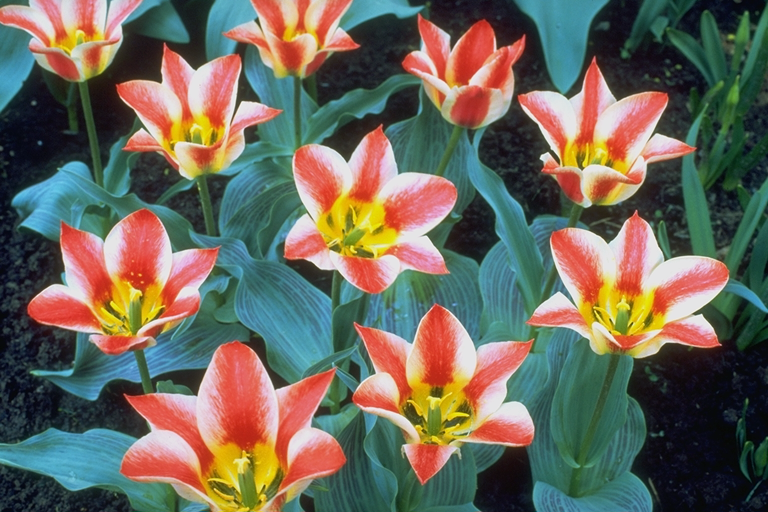
%> input picture tulips.png, 768 x 512 px
$ octave --eval "result = JPEG('tulips.png');"   (GNU Octave 9; MATLAB toolbox functions it lacks are replaced by stand-ins)
%> lines starting %> are read from the running program, lines starting %| are printed output that depends on the picture
% CS443-01
% Project: JPEG Implementation
% Team 1 - Jordan Biffle, Keyara Coleman, Tyler Goodwyn
% Leonie Nutz, Nicholas Zwolinski


function o=JPEG(image)
%> called with image = 'tulips.png'
    close all;
    % clear all;
    clc;


    %% Read Image
    %I = imread('tulips.png');
    I = imread(image); % will be padded if necessary
%> I is the input picture: size 512x768x3 uint8; mean R, G, B 109.5, 104, 91.1
    ogIMG = I; % will be used for error calculation
    figure(1);
    subplot(4,3,1),imshow(I),title("Original image");


    %% pad the image to make pixels in multiples of 16
    [m,n,~]=size(I);
%> m = 512; n = 768
    pad_x = rem(m,16);
%> pad_x = 0
    pad_y = rem(n,16);
%> pad_y = 0
    if pad_x ~= 0
        pad_x = 16 - pad_x;
    end
    if pad_y ~= 0
        pad_y = 16 - pad_y;
    end
    I = padarray(I,[pad_x/2 pad_y/2 0],'replicate','both');

    %% Output and show first 8x8 block before step 1

    blockBeforeS1=I(1:8,1:8,:);
    blockBeforeS1(:,:,1)
%> ans = [54 49 46 46 50 50 52 53; 45 47 49 49 51 53 53 58; 49 51 51 51 53 54 55 57; 48 54 54 56 57 59 62 62; 54 56 57 59 60 62 64 72; 66 67 68 72 82 96 112 131; 69 80 99 129 158 175 185 195; 103 139 175 195 203 207 202 200]
    figure(1);
    subplot(4,3,2),imshow(blockBeforeS1),title("First 8x8 block before stage 1");
    f=split(image,".");
    imwrite(blockBeforeS1,append("input_",f(1),"_8x8_S1.png"));


    %% convert image to YCbCr format
    I2 = rgb2ycbcr(I);
%> I2: size 512x768x3 uint8; mean of channels 1, 2, 3 105.5, 121.5, 131.3
    %figure(2);
    %imshow(I2);

    %% Output and show first 8x8 block after step 1
    blockAfterS1=I2(1:8,1:8,:);
    blockAfterS1(:,:,1)
%> ans = [89 82 76 75 79 79 80 81; 78 78 78 76 78 80 80 84; 78 78 78 78 80 81 82 82; 76 80 80 80 81 81 82 80; 80 80 81 81 80 79 79 83; 83 81 80 82 89 99 112 125; 82 86 98 121 145 159 168 174; 98 124 153 170 178 183 180 176]
    figure(1);
    subplot(4,3,3),imshow(blockAfterS1),title("First 8x8 block after S1");
    imwrite(blockAfterS1,append("output_",f(1),"_8x8_S1.png"));

    %% Output image after step 1
    imwrite(I2,append("output_",f(1),"_S1.png"));

    %% Perform chroma subsampling 4:2:0 on color components Cb and Cr individually
    % Downsample from [m,n] to [m/2, n/2]
    nY = I2(:,:,1);
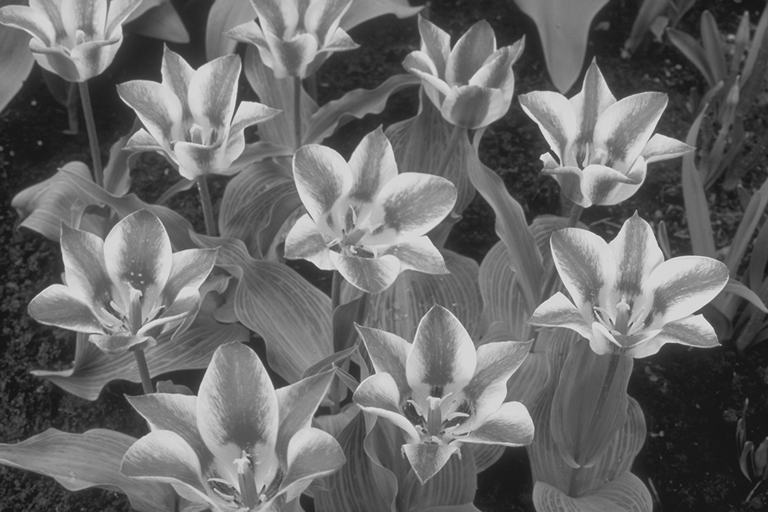
%> nY: size 512x768 uint8; min 19, max 225, mean 105.5
    nCb=downSample420(I2(:,:,2));
    nCr=downSample420(I2(:,:,3));
%> in downSample420 (call 2), `new_Im=I;`:
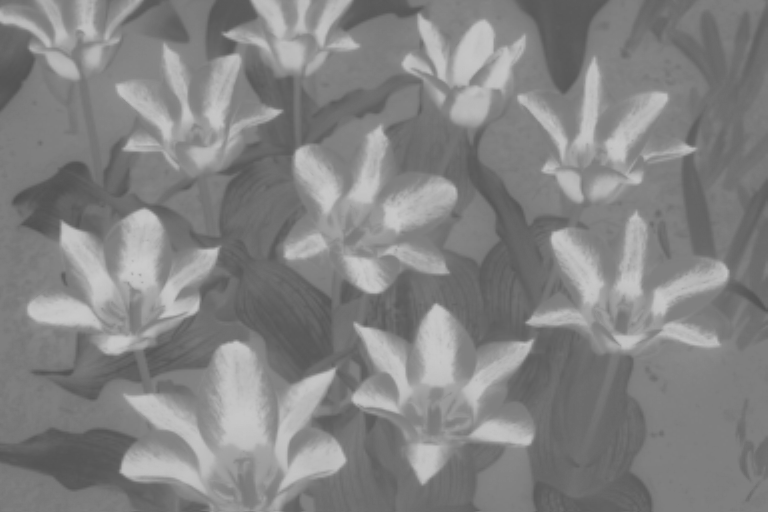
%> new_Im: size 512x768 uint8; min 81, max 202, mean 131.3

    %% Output first 8x8 block and image after step 2, also show first 8x8 block after step 2
    imAfterS2=cat(3,nY,nCb,nCr);
%> imAfterS2: size 512x768x3 uint8; mean of channels 1, 2, 3 105.5, 121.3, 131.1
    imwrite(imAfterS2,append("output_",f(1),"_S2.png"));
    blockAfterS2=imAfterS2(1:8,1:8,:);
    blockAfterS2(:,:,1)
    figure(1);
    subplot(4,3,4),imshow(blockAfterS2),title("First 8x8 block after S2");
    imwrite(blockAfterS2,append("output_",f(1),"_8x8_S2.png"));


    %% Performing dct in blocks of 8x8
    % 8 is the size of the 8x8 block being DCTed.
    C = create_c_matrix(8);

    nnY = perform_dct(nY,C);
    nnCb = perform_dct(nCb,C);
%> in perform_dct (call 2), `new_Im = blockproc(I,[8 8],dct);`:
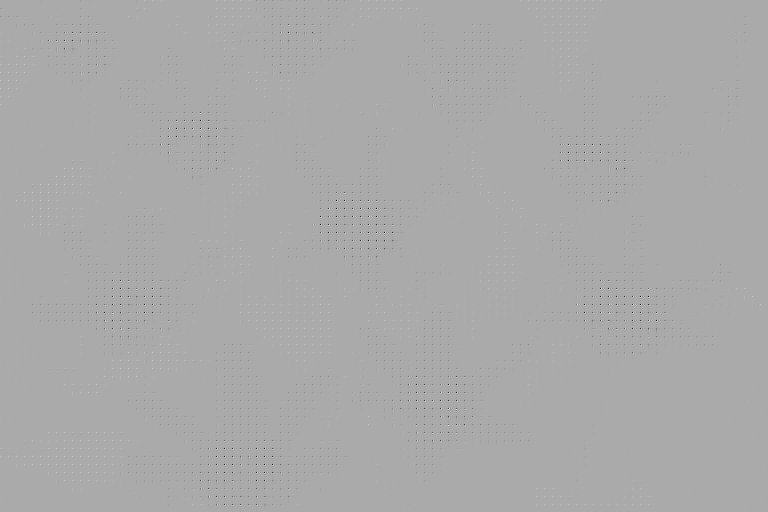
%> new_Im: size 512x768 double; min -664.2, max 328.9, mean -0.8; drawn with min black and max white
    nnCr = perform_dct(nCr,C);
%> in perform_dct (call 3), `I=double(I) - 128;`:
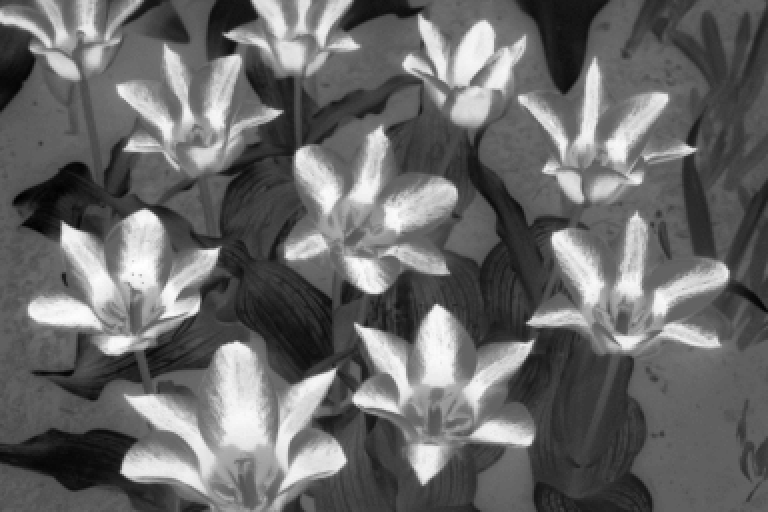
%> I: size 512x768 double; min -47, max 74, mean 3.1; drawn with min black and max white
%> in perform_dct (call 3), `new_Im = blockproc(I,[8 8],dct);`:
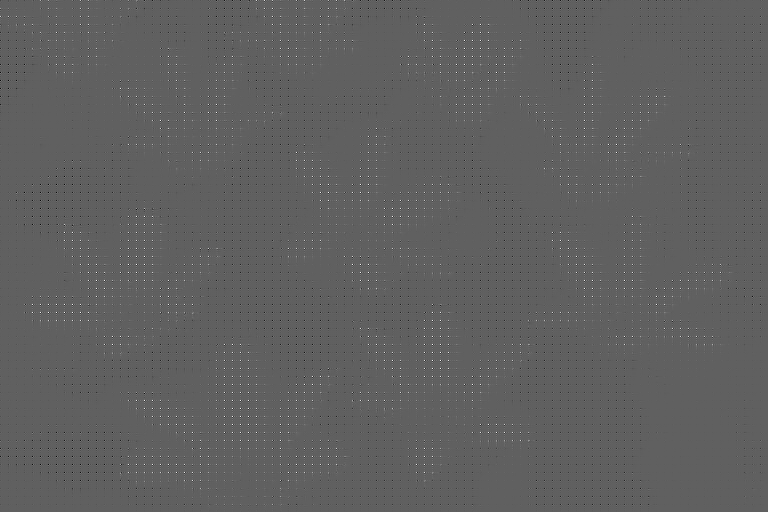
%> new_Im: size 512x768 double; min -311.3, max 513.3, mean 0.4; drawn with min black and max white

    %% Output first 8x8 block and image after step 3, also show first 8x8 block after step 3
    imAfterS3=cat(3,nnY,nnCb,nnCr);
%> imAfterS3: size 512x768x3 double; mean of channels 1, 2, 3 -2.8, -0.8, 0.4
    imwrite(imAfterS3,append("output_",f(1),"_S3.png"));
    blockAfterS3=imAfterS3(1:8,1:8,:);
    blockAfterS3(:,:,1)
%> ans = [-294.8 41.72 -48 12.12 -28.4 -4.3 -19.1 -10.57; -20.99 87.94 -17.71 25.3 -8.49 12.24 -0.573 5.87; 54.21 -92.24 20.29 -20.29 10.47 -11.27 3.21 -3.28; -77.33 67.97 2.31 15.47 0.157 6.43 0.562 3.41; 28.11 -9.49 -18.23 -2.26 -6.27 -0.682 -2.17 -1.56; -30.22 -0.998 9.5 7.58 3.85 1.56 -1.29 0.812; -4.41 11.08 -1.3 -1.58 -2.86 0.697 -1.15 0.0117; -14.07 4.01 -2.84 6.1 0.934 2.16 -0.352 0.967]
    figure(1);
    subplot(4,3,5),imshow(blockAfterS3),title("First 8x8 block after S3");
    imwrite(blockAfterS3,append("output_",f(1),"_8x8_S3.png"));


    %% Quantization matrices

    Y_Table=[16 11  10  16 24  40  51 61
            12  12  14 19  26  58 60  55
            14  13  16 24  40  57 69  56
            14  17  22 29  51  87 80  62
            18  22  37 56  68 109 103 77
            24  35  55 64  81 104 113 92
            49  64  78  87 103 121 120 101
            72  92  95  98 112 100 103  99];%Luminance quantization table

    CbCr_Table=[17, 18, 24, 47, 99, 99, 99, 99;
                18, 21, 26, 66, 99, 99, 99, 99;
                24, 26, 56, 99, 99, 99, 99, 99;
                47, 66, 99 ,99, 99, 99, 99, 99;
                99, 99, 99, 99, 99, 99, 99, 99;
                99, 99, 99, 99, 99, 99, 99, 99;
                99, 99, 99, 99, 99, 99, 99, 99;
                99, 99, 99, 99, 99, 99, 99, 99];%Color difference quantization table

    %% Performing quantization
    nnnY = perform_quantization(nnY,Y_Table);
    nnnCb = perform_quantization(nnCb,CbCr_Table);
    nnnCr = perform_quantization(nnCr,CbCr_Table);


    %% Output first 8x8 block and image after step 4, also show first 8x8 block after step 4
    imAfterS4=cat(3,nnnY,nnnCb,nnnCr);
%> imAfterS4: size 512x768x3 double; mean of channels 1, 2, 3 -0.1, 0, 0
    imwrite(imAfterS4,append("output_",f(1),"_S4.png"));
    blockAfterS4=imAfterS4(1:8,1:8,:);
    blockAfterS4(:,:,1)
%> ans = [-18 4 -5 1 -1 0 0 0; -2 7 -1 1 0 0 0 0; 4 -7 1 -1 0 0 0 0; -6 4 0 1 0 0 0 0; 2 0 0 0 0 0 0 0; -1 0 0 0 0 0 0 0; 0 0 0 0 0 0 0 0; 0 0 0 0 0 0 0 0]
    figure(1);
    subplot(4,3,6),imshow(blockAfterS4),title("First 8x8 block after S4");
    imwrite(blockAfterS4,append("output_",f(1),"_8x8_S4.png"));


    %% Output and show image output by major Step 1
    % [8 lines of commented-out code are left out]

    %% Now performing all steps in reverse
    % Performing Inverse quantization

    new_nnnY = perform_inverse_quantization(nnnY,Y_Table);
    new_nnnCb = perform_inverse_quantization(nnnCb,CbCr_Table);
    new_nnnCr = perform_inverse_quantization(nnnCr,CbCr_Table);


    %% Output first 8x8 block and image after step 5, also show first 8x8 block after step 5
    imAfterS5=cat(3,new_nnnY,new_nnnCb,new_nnnCr);
%> imAfterS5: size 512x768x3 double; mean of channels 1, 2, 3 -2.6, -0.6, 0.2
    imwrite(imAfterS5,append("output_",f(1),"_S5.png"));
    blockAfterS5=imAfterS5(1:8,1:8,:);
    blockAfterS5(:,:,1)
%> ans = [-288 44 -50 16 -24 0 0 0; -24 84 -14 19 0 0 0 0; 56 -91 16 -24 0 0 0 0; -84 68 0 29 0 0 0 0; 36 0 0 0 0 0 0 0; -24 0 0 0 0 0 0 0; 0 0 0 0 0 0 0 0; 0 0 0 0 0 0 0 0]
    figure(1);
    subplot(4,3,7),imshow(blockAfterS5),title("First 8x8 block after S5");
    imwrite(blockAfterS5,append("output_",f(1),"_8x8_S5.png"));
    %% Performing Inverse DCT

    new_nnY = perform_inverse_dct(new_nnnY,C);
    new_nnCb = perform_inverse_dct(new_nnnCb,C);
    new_nnCr = perform_inverse_dct(new_nnnCr,C);


    %% Output first 8x8 block and image after step 6, also show first 8x8 block after step 6
    imAfterS6=cat(3,new_nnY,new_nnCb,new_nnCr);
    imwrite(imAfterS6,append("output_",f(1),"_S6.png"));
    blockAfterS6=imAfterS6(1:8,1:8,:);
    blockAfterS6(:,:,1)
    figure(1);
    subplot(4,3,8),imshow(blockAfterS6),title("First 8x8 block after S6");
    imwrite(blockAfterS2,append("output_",f(1),"_8x8_S6.png"));
    %% Upsample from [m/2,n/2] to [m, n]


    % [7 lines of commented-out code are left out]

    %% Concatenating, and reconverting to RGB


    final_im = cat(3,new_nnY,new_nnCb,new_nnCr);
    final_im = ycbcr2rgb(final_im);


    %% Output and show first 8x8 block after step 7

    blockAfterS7=final_im(1:8,1:8,:);
    blockAfterS7(:,:,1)
    figure(1);
    subplot(4,3,9),imshow(blockAfterS7),title("First 8x8 block after S7");
    imwrite(blockAfterS2,append("output_",f(1),"_8x8_S7.png"));

    %% Removing padding

    final_im = final_im((pad_x/2)+1:(pad_x/2)+m , (pad_y/2)+1:(pad_y/2)+n , :);

    %% Show and output first 8x8 block after step 2 and final image

    figure(1);
    subplot(4,3,10),imshow(final_im),title("Final image");

    %imwrite(final_im,'tulips_new.png');
    imwrite(final_im,append("output_",f(1),".png"));

    o=final_im;
    %% Error calculations
    % this function returns the PSNR, displays the error map
    psnr = calculate_errors(ogIMG, final_im);
    disp("PSNR = "+psnr)
    function C = create_c_matrix(N)
        % N is the size of the NxN block being DCTed.
        % Create C
        C = zeros(N,N);
        for mm = 0:1:N-1
            for nn = 0:1:N-1
                if nn == 0
                k = sqrt(1/N);
                else
                k = sqrt(2/N);
                end
            C(mm+1,nn+1) = k*cos( ((2*mm+1)*nn*pi) / (2*N));
            end
        end
    end
    function [new_Im]=downSample420(I)
         new_Im=I;
         [rows,cols,~]=size(new_Im);
         for i=1:2:rows % for every 2x4 block of pixels
           for j=1:4:cols % for every 2x4 block of pixels
              if (i+1<=rows && j+3<=cols)  % if the block fits within the bounds of the image
                  new_Im(i,j+1)=new_Im(i,j); % sets the Cr value of the 2nd pixel of the top row to the Cr value of the 1st pixel of the top row
                  new_Im(i,j+3)=new_Im(i,j+2); % sets the Cr value of the 4th pixel of the top row to the Cr value of the 3rd pixel of the top row
                  new_Im(i+1,j)=new_Im(i,j); % sets the Cr value of the 1st pixel of the bottom row to the Cr value of the 1st pixel of the top row
                  new_Im(i+1,j+1)=new_Im(i,j); % sets the Cr value of the 2nd pixel of the bottom row to the Cr value of the 1st pixel of the top row
                  new_Im(i+1,j+2)=new_Im(i,j+2); % sets the Cr value of the 3rd pixel of the bottom row to the Cr value of the 3rd pixel of the top row
                  new_Im(i+1,j+3)=new_Im(i,j+2); % sets the Cr value of the 4th pixel of the bottom row to the Cr value of the 3rd pixel of the top row
              elseif (i==rows && j+3<=cols) % if only a 1x4 block fits
                  new_Im(i,j+1)=new_Im(i,j);
                  new_Im(i,j+3)=new_Im(i,j+2);
              elseif (i+1<=rows && j+1<=cols) % if only a 2x2 or 2x3 block fits
                  new_Im(i,j+1)=new_Im(i,j);
                  new_Im(i+1,j)=new_Im(i,j);
                  new_Im(i+1,j+1)=new_Im(i,j);
              elseif (i==rows && j+1<=cols) % if only a 1x2 or 1x3 block fits
                  new_Im(i,j+1)=new_Im(i,j);
              elseif (i+1<=rows) % if only a 2x1 block fits
                  new_Im(i+1,j)=new_Im(i,j);
              end
           end
         end
        new_Im=uint8(new_Im);
    end
    function [new_Im]=perform_dct(I,C)

        % function for performing dct
        dct = @(block_struct) C * block_struct.data * C';

        I=double(I) - 128;  %Level shift128Gray levels

        % performing dct in blocks of 8x8,
        new_Im = blockproc(I,[8 8],dct);

    end
    function [new_Im]=perform_inverse_dct(I,C)

        % function for performing inverse dct
        invdct = @(block_struct) C' * block_struct.data * C;

        % performing inverse dct in blocks of 8x8,
        % then rounding result, then converting to uint8
        new_Im = round(blockproc(I,[8 8],invdct));

        % reversing gray level shift
        new_Im = uint8(new_Im + 128);
%> new_Im: size 512x768 uint8

        % limiting out of range pixel values
        [row,column]=size(new_Im);
%> row = 512; column = 768
        for i=1:row
            for j=1:column
                if new_Im(i,j)>255
                    new_Im(i,j)=255;
                elseif new_Im(i,j)<0
                    new_Im(i,j)=0;
                end
            end
        end

    end
    function [new_Im]=perform_inverse_quantization(I,quan_mat)

        % function for performing quantization
        qua_func = @(block_struct) block_struct.data .* quan_mat;

        new_Im = blockproc(I,[8 8],qua_func);

    end
    function [new_Im]=perform_quantization(I,quan_mat)

        % function for performing quantization
        qua_func = @(block_struct) round(block_struct.data ./ quan_mat);

        new_Im = blockproc(I,[8 8],qua_func);

    end
    function [new_Im]=upSample420(I,V)
        % Size of Input Image
        % m = no of Rows
        % n= no of Columns
        [mm,nn]=size(I);
        r=1;
        %Upsample Image from [m/2,n/2] to [m,n]
        for i=1:V(1)
            c=1;
            for j=1:V(2)
                new_Im(i,j)=I(round(i/2),round(j/2));
                c=c+1;
            end
            r=r+1;
        end
    end

    function [psnr] = calculate_errors(ogIMG, finalIMG)
        ogIMG = rgb2gray(ogIMG);
        finalIMG = rgb2gray(finalIMG);
        diffIMG = imabsdiff(ogIMG,finalIMG);
        mse = immse(finalIMG, ogIMG);
        disp("MSE = " + mse);
        psnr = 20 * log10(255/sqrt(mse));
        subplot(4,3,11),imagesc(diffIMG);
        colorbar;
    end
end
%> in perform_inverse_dct (call 2), `new_Im = round(blockproc(I,[8 8],invdct));`:
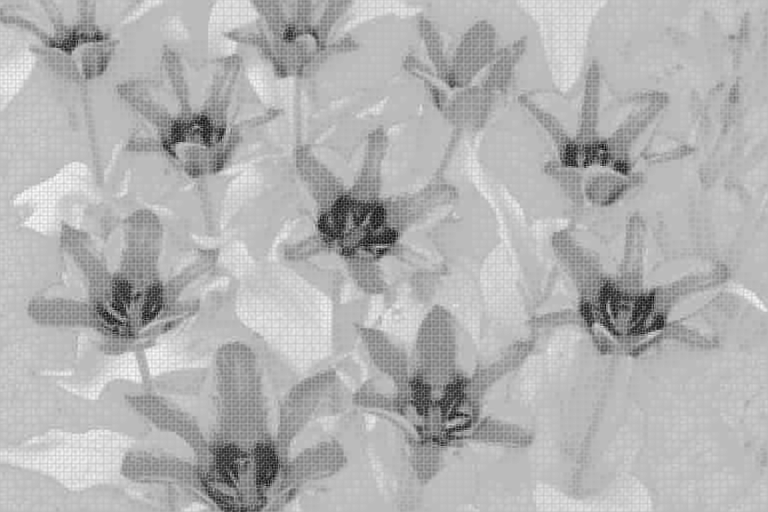
%> new_Im: size 512x768 double; min -133, max 48, mean -6.6; drawn with min black and max white
%> in perform_inverse_dct (call 3), `new_Im = round(blockproc(I,[8 8],invdct));`:
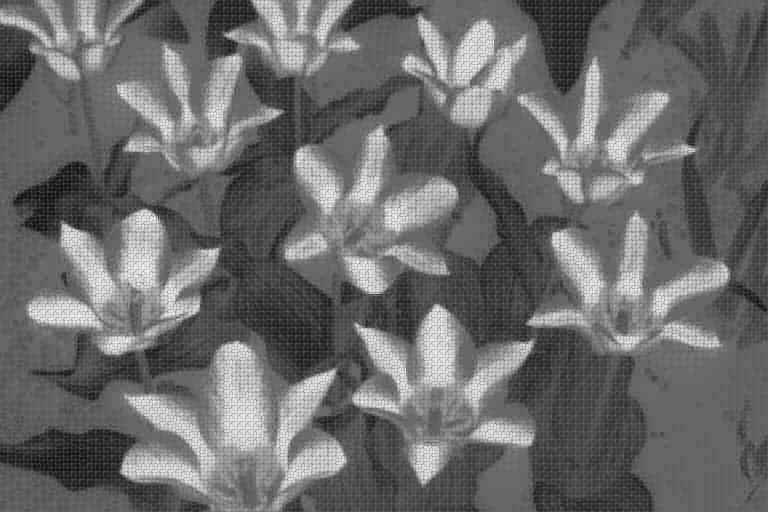
%> new_Im: size 512x768 double; min -64, max 96, mean 3.2; drawn with min black and max white
%> (the run ends here)
